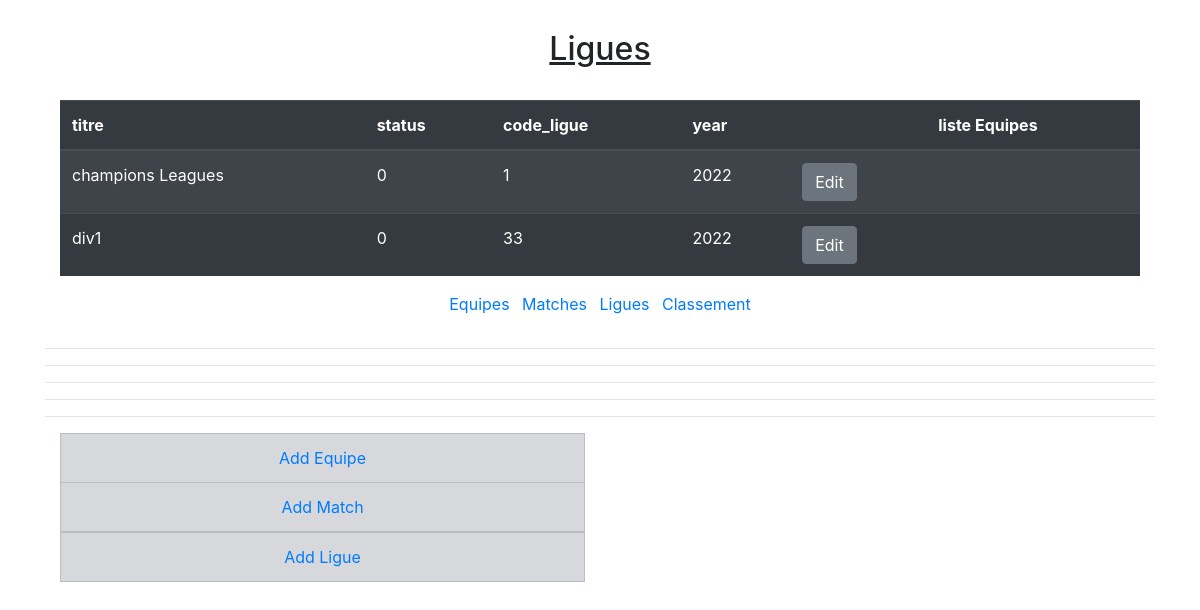
Screenshot of /competition/tligue/ with the database file from the repository.
### competition/models.py (models this page shows, shortened)
class Ligue(models.Model):
    titre = models.CharField(max_length=50)
    status = models.CharField(max_length=50, choices=(
        ('0', 'active'), ('1', 'finie')), default='active')
    code_ligue = models.CharField(max_length=250, unique=True)
    year = models.IntegerField()

### competition/views.py (the view)
# urls.py: path('tligue/', views.table_ligue, name='table_ligue'),
def table_ligue(request):
    ligues = Ligue.objects.all()
    context = {'d': list(ligues)}
    return render(request, 'competition/tligues.html', context)

### competition/templates/competition/tligues.html
{% extends "competition/base.html" %}
{% block content %}
<div class="container">
    <h2 class="text-center"><u>Ligues</u></h2><br>
    <table class="table table-dark table-striped">
        <thead>
            <tr>
                <th>titre</th>
                <th>status</th>
                <th>code_ligue</th>
                <th>year</th>
                <th></th>
                <th>liste Equipes</th>
            </tr>
        </thead>
        <tbody>
            {% if d %}
            {% for i in d %}
            <tr>
                <td>{{ i.titre }}</td>
                <td>{{ i.status }}</td>
                <td>{{ i.code_ligue }}</td>
                <td>{{ i.year }}</td>
                 <td>
                    <a href="{% url 'competition:edit_ligue' i.id %}" class="btn btn-secondary">Edit</a>
                </td>
                <td>
                </td>
            </tr>
            {% endfor %}
            {% endif %}
        </tbody>
    </table>
</div>
{% endblock %}

### rows the page displays
Ligue: titre "champions Leagues", status "0", code_ligue "1", year "2022"
Ligue: titre "div1", status "0", code_ligue "33", year "2022"
